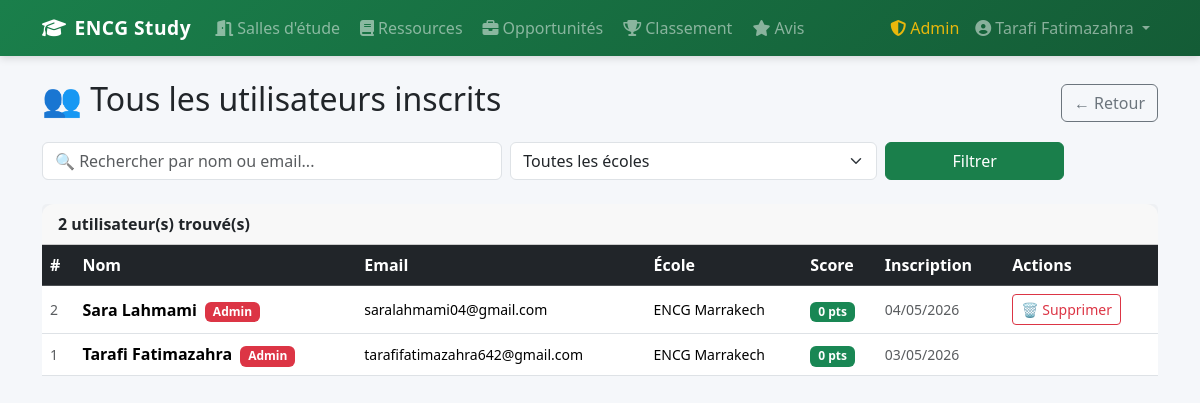
The page /admin/utilisateurs (signed in) on the database its author committed.
### app/models.py (models this page shows, shortened)
class User(UserMixin, db.Model):
    id            = db.Column(db.Integer, primary_key=True)
    name          = db.Column(db.String(100), nullable=False)
    email         = db.Column(db.String(150), unique=True, nullable=False)
    password_hash = db.Column(db.String(256), nullable=False)
    school        = db.Column(db.String(100), nullable=False)
    created_at    = db.Column(db.DateTime, default=datetime.utcnow)
    is_admin      = db.Column(db.Boolean, default=False)   # ← NOUVEAU
    score               = db.Column(db.Integer, default=0)
    total_study_minutes = db.Column(db.Integer, default=0)
    bio                 = db.Column(db.String(300), default='')
    filiere             = db.Column(db.String(100), default='')
    resources      = db.relationship('Resource',     backref='uploader',  lazy=True)
    opportunities  = db.relationship('Opportunity',  backref='poster',    lazy=True)
    messages       = db.relationship('Message',      backref='author',    lazy=True)
    study_sessions = db.relationship('StudySession', backref='student',   lazy=True)
    votes_given    = db.relationship('ResourceVote', backref='voter',     lazy=True)
    applications   = db.relationship('Application',  backref='applicant', lazy=True)
    avis_donnes    = db.relationship('Avis',         backref='auteur',    lazy=True)
    @property
    def rank_badge(self):
        if self.score >= 500: return ('🏆', 'Diamant')
        if self.score >= 200: return ('🥇', 'Or')
        if self.score >= 100: return ('🥈', 'Argent')
        if self.score >= 50:  return ('🥉', 'Bronze')
        return ('📚', 'Débutant')

### app/admin/routes.py (the view)
@admin_bp.route('/utilisateurs')
@login_required
@admin_required
def utilisateurs():
    school_filter = request.args.get('school', '')
    search        = request.args.get('search', '')
    query = User.query
    if school_filter:
        query = query.filter_by(school=school_filter)
    if search:
        query = query.filter(
            (User.name.ilike(f'%{search}%')) | (User.email.ilike(f'%{search}%'))
        )
    users = query.order_by(desc(User.created_at)).all()
    from app.models import ENCG_SCHOOLS
    return render_template('admin/utilisateurs.html',
        users=users,
        schools=ENCG_SCHOOLS,
        school_filter=school_filter,
        search=search,
    )

### app/admin/routes.py (called while the page is built)
def admin_required(f):
    @wraps(f)
    def decorated(*args, **kwargs):
        if not current_user.is_authenticated or not current_user.is_admin:
            flash("Accès réservé aux administrateurs.", 'danger')
            return redirect(url_for('main.home'))
        return f(*args, **kwargs)
    return decorated

### app/models.py (called while the page is built)
@login_manager.user_loader
def load_user(user_id):
    return User.query.get(int(user_id))

### app/templates/admin/utilisateurs.html (shortened to what this page needs)
{% extends 'base.html' %}
{% block content %}
<div class="d-flex justify-content-between align-items-center mb-3">
  <h2>👥 Tous les utilisateurs inscrits</h2>
  <a href="{{ url_for('admin.index') }}" class="btn btn-outline-secondary">← Retour</a>
</div>
<form method="GET" class="row g-2 mb-4">
  <div class="col-md-5">
    <input type="text" name="search" class="form-control"
           placeholder="🔍 Rechercher par nom ou email..."
           value="{{ search }}">
  </div>
  <div class="col-md-4">
    <select name="school" class="form-select" onchange="this.form.submit()">
      <option value="">Toutes les écoles</option>
    </select>
  </div>
  <div class="col-md-2">
    <button type="submit" class="btn btn-primary w-100">Filtrer</button>
  </div>
</form>
<div class="card">
  <div class="card-header">
    <strong>{{ users|length }} utilisateur(s) trouvé(s)</strong>
  </div>
  <div class="table-responsive">
    <table class="table table-hover align-middle mb-0">
      <thead class="table-dark">
        <tr>
          <th>#</th>
          <th>Nom</th>
          <th>Email</th>
          <th>École</th>
          <th>Score</th>
          <th>Inscription</th>
          <th>Actions</th>
        </tr>
      </thead>
      <tbody>
        {% for u in users %}
        <tr>
          <td class="text-muted small">{{ u.id }}</td>
          <td>
            <strong>{{ u.name }}</strong>
            {% if u.is_admin %}
            <span class="badge bg-danger ms-1">Admin</span>
            {% endif %}
          </td>
          <td class="small">{{ u.email }}</td>
          <td class="small">{{ u.school }}</td>
          <td><span class="badge bg-success">{{ u.score }} pts</span></td>
          <td class="small text-muted">{{ u.created_at.strftime('%d/%m/%Y') }}</td>
          <td>
            {% if u.id != current_user.id %}
            <form method="POST" action="{{ url_for('admin.supprimer_utilisateur', user_id=u.id) }}"
                  onsubmit="return confirm('Supprimer {{ u.name }} ?')">
              <button type="submit" class="btn btn-sm btn-outline-danger">
                🗑️ Supprimer
              </button>
            </form>
            {% endif %}
          </td>
        </tr>
        {% else %}
        <tr>
          <td colspan="7" class="text-center text-muted py-4">Aucun utilisateur trouvé.</td>
        </tr>
        {% endfor %}
      </tbody>
    </table>
  </div>
</div>
{% endblock %}

### app/templates/base.html (shortened to what this page needs)
<!DOCTYPE html>
<html lang="fr">
<head>
  <link href="https://cdn.jsdelivr.net/npm/bootstrap@5.3.2/dist/css/bootstrap.min.css" rel="stylesheet">
  <link href="https://cdnjs.cloudflare.com/ajax/libs/font-awesome/6.5.0/css/all.min.css" rel="stylesheet">
  <link href="{{ url_for('static', filename='css/style.css') }}" rel="stylesheet">
</head>
<body>
{% if current_user.is_authenticated %}
<nav class="navbar navbar-expand-lg navbar-dark">
  <div class="container">
    <a class="navbar-brand fw-bold" href="{{ url_for('main.home') }}">
      <i class="fas fa-graduation-cap me-2"></i>ENCG Study
    </a>
    <div class="collapse navbar-collapse" id="nav">
      <ul class="navbar-nav me-auto gap-1">
        <li class="nav-item">
          <a class="nav-link" href="{{ url_for('rooms.index') }}">
            <i class="fas fa-door-open me-1"></i>Salles d'étude
          </a>
        </li>
        <li class="nav-item">
          <a class="nav-link" href="{{ url_for('resources.index') }}">
            <i class="fas fa-book me-1"></i>Ressources
          </a>
        </li>
        <li class="nav-item">
          <a class="nav-link" href="{{ url_for('opportunities.index') }}">
            <i class="fas fa-briefcase me-1"></i>Opportunités
          </a>
        </li>
        <li class="nav-item">
          <a class="nav-link" href="{{ url_for('leaderboard.index') }}">
            <i class="fas fa-trophy me-1"></i>Classement
          </a>
        </li>
        <li class="nav-item">
          <a class="nav-link" href="{{ url_for('avis.index') }}">
            <i class="fas fa-star me-1"></i>Avis
          </a>
        </li>
      </ul>
      <ul class="navbar-nav">
        {% if current_user.is_admin %}
        <li class="nav-item">
          <a class="nav-link text-warning" href="{{ url_for('admin.index') }}">
            <i class="fas fa-shield-alt me-1"></i>Admin
          </a>
        </li>
        {% endif %}
        <li class="nav-item dropdown">
          <a class="nav-link dropdown-toggle" href="#" data-bs-toggle="dropdown">
            <i class="fas fa-user-circle me-1"></i>{{ current_user.name }}
          </a>
        </li>
      </ul>
    </div>
  </div>
</nav>
{% endif %}
<main class="{% if current_user.is_authenticated %}container py-4{% endif %}">
  {% block content %}{% endblock %}
</main>
</body>
</html>

### app/static/css/style.css (style rules this page uses)
:root { --encg-green: #1a7f4b; --encg-green-light: #e8f5ee; --encg-green-dark: #145c36; }
body { background-color: #f5f7fa; font-family: 'Segoe UI', sans-serif; }
.navbar { background: linear-gradient(135deg, var(--encg-green), var(--encg-green-dark)) !important; box-shadow: 0 2px 8px rgba(0,0,0,0.15); }
.navbar-brand { font-size: 1.2rem; letter-spacing: 0.5px; }
.nav-link { opacity: 0.9; }
.card { border-radius: 12px; border: none; }
.btn-primary { background-color: var(--encg-green); border-color: var(--encg-green); }

### rows shown on the page
User: name "Tarafi Fatimazahra", id "1", is_admin "Admin", email "tarafifatimazahra642@gmail.com", school "ENCG Marrakech", score "0", created_at "03/05/2026"
User: id "2", name "Sara Lahmami", is_admin "Admin", email "saralahmami04@gmail.com", school "ENCG Marrakech", score "0", created_at "04/05/2026"

### other values the page prints
{{ users|length }} "2"
